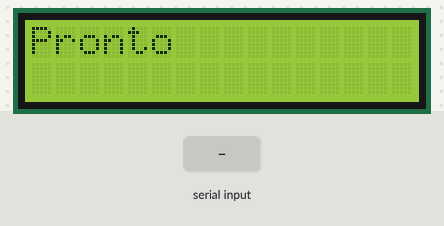
Simulated run of this sketch. Board: Arduino Leonardo, built with avr-gcc and run on an emulated ATmega32U4. On the bench: 16×2 character LCD. The inputs (shaded band) are chosen by the test bench. What the sketch prints to the serial monitor is not drawn.

Above: at 0.1 s.
6.3 s: "0" received over Serial
At 7.4 s:
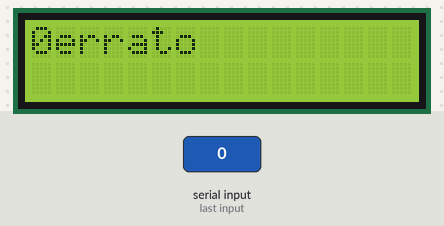
7.8 s: "1" received over Serial
At 8.5 s:
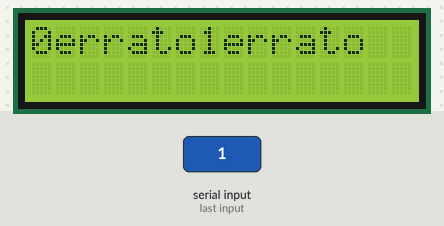
9.3 s: "2" received over Serial
At 9.6 s:
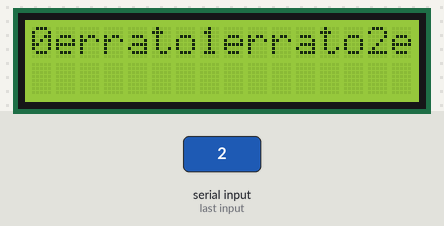
Timing chart, 0 to 12.3 s (numbered marks = the images above; inputs shaded):
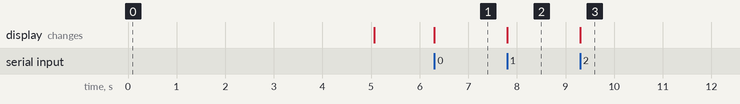

The sketch:

esempio2.ino
```cpp
#include <LiquidCrystal.h>
#include <Keyboard.h>

LiquidCrystal lcd(12, 11, 5, 4, 3, 2);
const int contrastPin = 9;

int conta=0;
char myInts[5];
char psw[] = {'2', '4', '8', '3', '6'};


void setup() {
  pinMode(contrastPin, OUTPUT);
  analogWrite(contrastPin, 88);

  lcd.begin(16, 2);
  lcd.println("Pronto");
  delay(5000);
  lcd.clear();
  Serial.begin(9600);
}

void loop() {

  while (Serial.available() > 0) {
    do{
    char inChar =  Serial.read();
    lcd.print(inChar);
    myInts[conta]=inChar;
    conta++;
    Serial.print(inChar + " " + conta);
    }while(conta>6);


if(myInts[0]==psw[0])
  lcd.print("corretto");
 else
  lcd.print("errato");


   /* if (inChar == '7') {
      lcd.clear();
      lcd.print("Ciao Pin 7");
      delay(2000);
    }

    if (inChar == '8') {
      lcd.clear();
      lcd.print("Ciao Pin 8");
      delay(2000);
    }*/
  }

}
```

Measured:
- after the input at 6.3 s, the display: changes at once (image 1)
- after the input at 7.8 s, the display: changes at once (image 2)
- after the input at 9.3 s, the display: changes at once (image 3)
